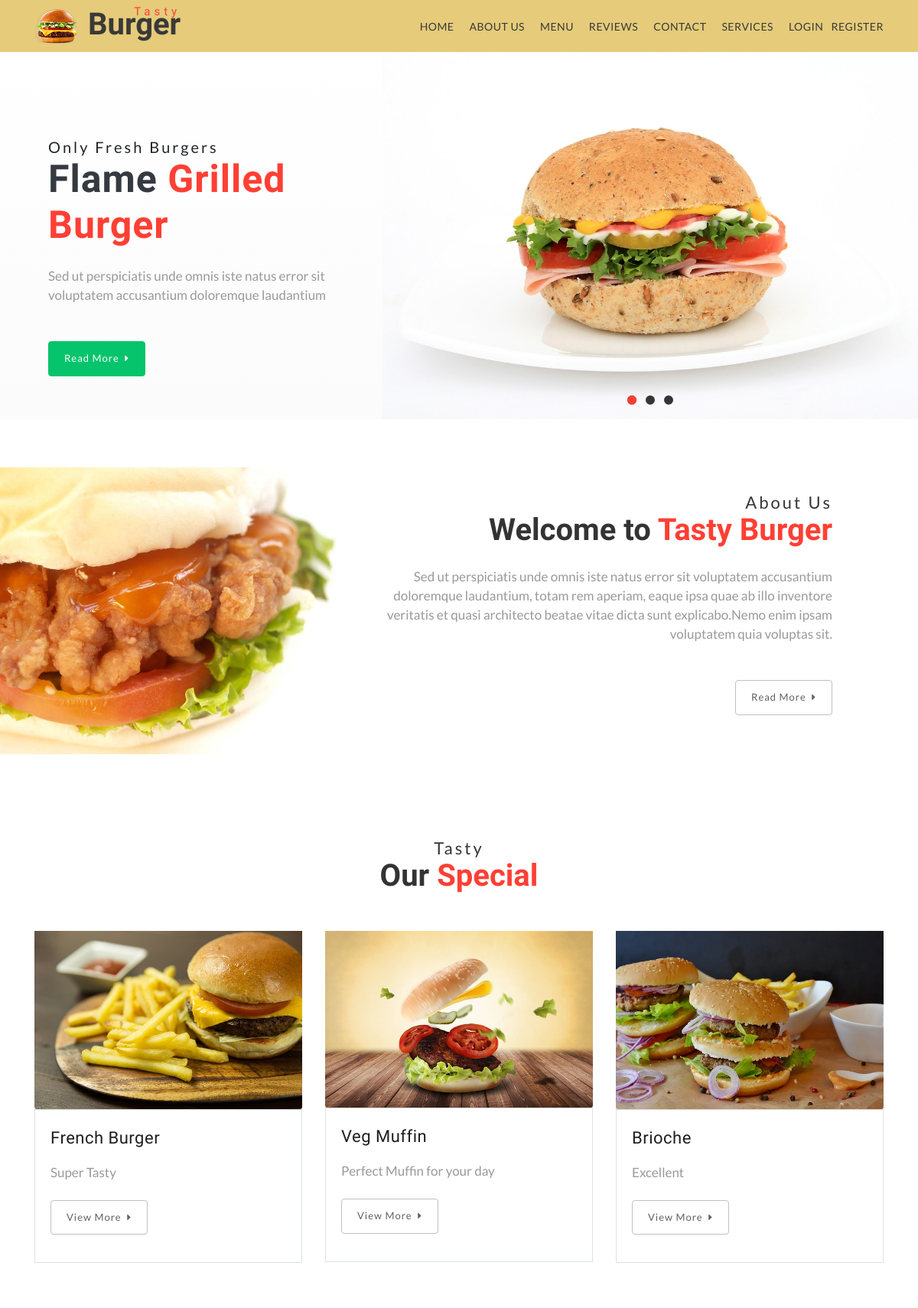
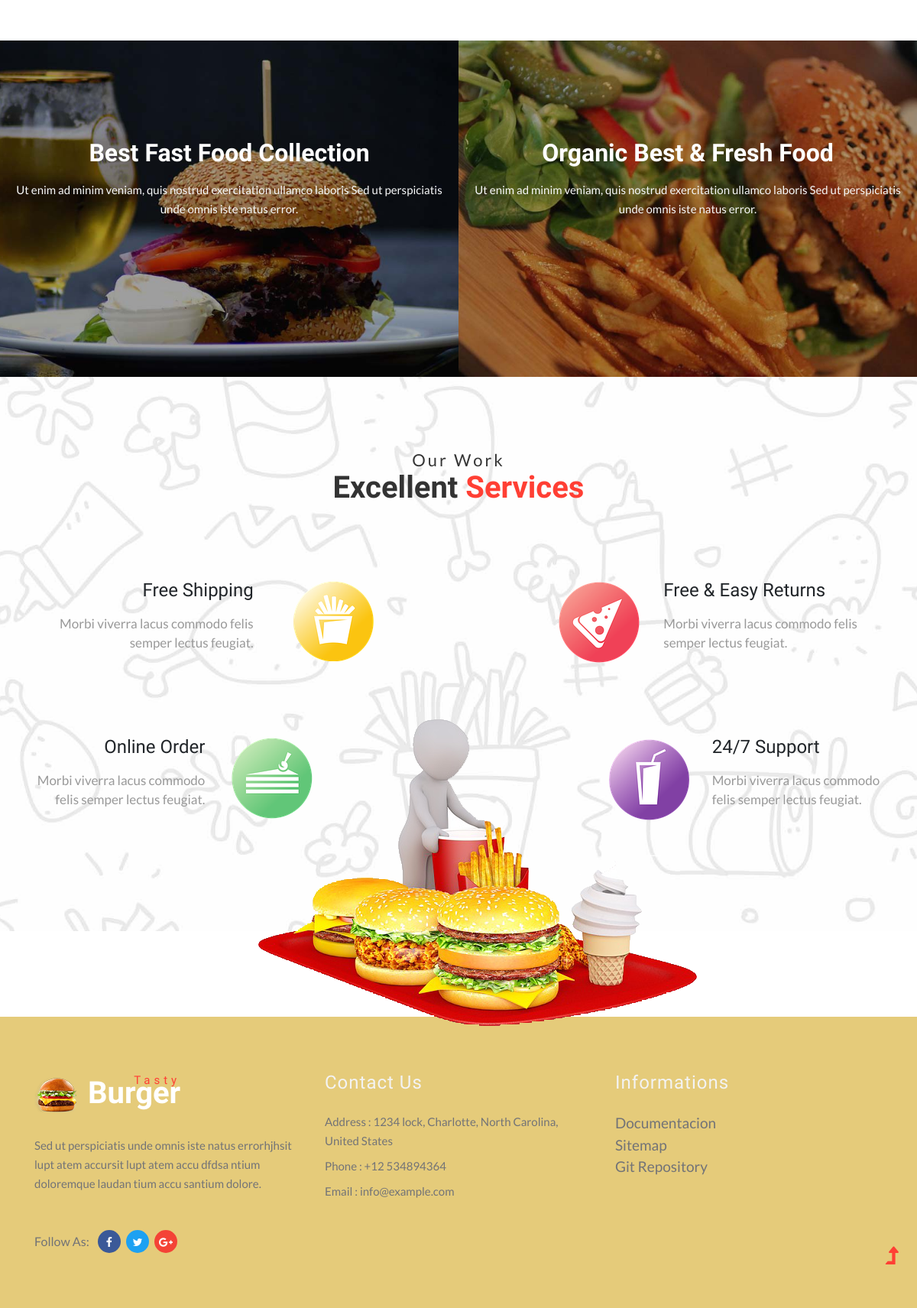
The page / on the database its author committed (2 pictures, top to bottom).
### tables this page shows
CREATE TABLE `nav` (
  `id` int(50) NOT NULL,
  `naziv` varchar(250) NOT NULL,
  `href` varchar(250) NOT NULL
);

CREATE TABLE `menu` (
  `id` int(11) NOT NULL,
  `naziv` varchar(250) NOT NULL,
  `istaknut` varchar(50) NOT NULL,
  `opis` varchar(250) NOT NULL,
  `slika` varchar(250) NOT NULL,
  `alt` varchar(50) NOT NULL
);

CREATE TABLE `informacija` (
  `id` int(11) NOT NULL,
  `naziv` varchar(250) NOT NULL,
  `putanja` varchar(250) NOT NULL
);

### app/Controllers/Controller.php (called while the page is built, shortened)
<?php
	class Controller {
		protected function view($fileName, $data = []) {
			extract($data);
			include "app/views/fixed/head.php";
			include "app/views/fixed/navbar.php";
			include "app/views/pages/$fileName.php";
			include "app/views/fixed/footer.php";
		}
	}

### app/Controllers/PageController.php (called while the page is built, shortened)
<?php
	class PageController extends Controller {
		private $db;
		public function __construct($db) {
			$this->db = $db;
		}
		public function home() {
			$this->view('home');
		}
		public function getInformation() {
			$informacija = new Informacija($this->db);
			return $informacija->getAllFromInformation();
		}
	}

### app/config/autoload.php (called while the page is built, shortened)
<?php
	spl_autoload_register(function ($classname) {
		$classname = lcfirst($classname);
		$classname = str_replace("\\", DIRECTORY_SEPARATOR, $classname);
		$classname .= ".php";
	});
?>

### app/Controllers/NavController.php (called while the page is built, shortened)
<?php
	class NavController extends Controller {
		private $db;
		public function __construct($db) {
			$this->db = $db;
		}
		function nav() {
			$nav = new Nav($this->db);
			return $nav->getAllFromNav();
		}
	}

### app/Models/Nav.php (called while the page is built, shortened)
<?php
	class Nav {
		private $db;
		public function __construct(DB $db) {
			$this->db = $db;
		}
		public function getAllFromNav() {
			$query = "SELECT * FROM nav";
			return $this->db->executeQueryAll($query);
		}
	}

### app/Models/DB.php (called while the page is built, shortened)
<?php
	class DB {
		private $server;
		private $database;
		private $username;
		private $password;
		public $conn;
		public function __construct($server, $database, $username, $password) {
			$this->server = $server;
			$this->database = $database;
			$this->username = $username;
			$this->password = $password;
		}
		private function connect() {
			$this->conn = new \PDO("mysql:host={$this->server};dbname={$this->database};charset=utf8", $this->username, $this->password);
			$this->conn->setAttribute(\PDO::ATTR_DEFAULT_FETCH_MODE, \PDO::FETCH_OBJ);
			$this->conn->setAttribute(\PDO::ATTR_ERRMODE, \PDO::ERRMODE_EXCEPTION);
		}
		public function executeQueryAll($query) {
			return $this->conn->query($query)->fetchAll();
		}
	}

### app/views/pages/home.php (called while the page is built)
<?php
	include "app/views/pomocni/home/bannerHome.php";
	include "app/views/pomocni/home/aboutHome.php";
	include "app/views/pomocni/home/specialsHome.php";
	include "app/views/pomocni/home/twoGridsHome.php";
	include "app/views/pomocni/home/servicesHome.php";

### app/Controllers/SpecialsController.php (called while the page is built, shortened)
<?php
	class SpecialsController extends Controller {
		private $db;
		public function __construct($db) {
			$this->db = $db;
		}
		function specials() {
			$specials = new Specials($this->db);
			return $specials->getAllSpecials();
		}
	}

### app/Models/Specials.php (called while the page is built, shortened)
<?php
	class Specials {
		private $db;
		public function __construct(DB $db) {
			$this->db = $db;
		}
		public function getAllSpecials() {
			$query = "SELECT * FROM menu WHERE istaknut = 1";
			return $this->db->executeQueryAll($query);
		}
	}

### app/Models/Informacija.php (called while the page is built, shortened)
<?php
	class Informacija {
		private $db;
		public function __construct(DB $db) {
			$this->db = $db;
		}
		public function getAllFromInformation() {
			$query = "SELECT * FROM informacija";
			return $this->db->executeQueryAll($query);
		}
	}

### app/views/pomocni/home/specialsHome.php (the view)
<section class="blog_w3ls py-5">
    <div class="container pb-xl-5 pb-lg-3">
        <div class="title-section text-center mb-md-5 mb-4">
            <p class="w3ls-title-sub">Tasty</p>
            <h3 class="w3ls-title">Our <span>Special</span></h3>
        </div>
        <div class="row">
			<?php
				global $specialsController;
				$rezultatSpecials = $specialsController->specials();
				foreach ($rezultatSpecials as $rs) {
					echo "<div class=\"col-lg-4 col-md-6\">
					<div class=\"card border-0 med-blog\">
						<div class=\"card-header p-0\">
							<a href=\"index.php?page=menu\">
								<img class=\"card-img-bottom\" src=\"$rs->slika\" alt=\"$rs->alt\">
							</a>
						</div>
						<div class=\"card-body border border-top-0\">
							<h5 class=\"blog-title card-title m-0\"><a href=\"index.php?page=menu\">$rs->naziv</a></h5>
							<p class=\"mt-3\">$rs->opis</p>
							<a href=\"index.php?page=menu\" class=\"btn button-w3ls mt-4 mb-3\">View More
								<span class=\"fa fa-caret-right ml-1\" aria-hidden=\"true\"></span>
							</a>
						</div>
					</div>
				</div>";
				}
			?>
        </div>
    </div>
</section>

### app/views/fixed/navbar.php
<body>
<section id="home">
    <div class="main-top py-1" style="background: 	#e5cb7a;">
        <div class="container">
            <div class="nav-content">
                <h1>
                    <a id="logo" class="logo" href="index.php">
                        <img src="app/assets/images/logo.png" alt="" class="img-fluid"><span>Tasty</span> Burger
                    </a>
                </h1>
                <div class="nav_web-dealingsls">
                    <nav>
                        <ul class="menu">
							<?php
								global $navController;
								$rezultatNav = $navController->nav();
								foreach ($rezultatNav as $r) {
									echo "<li><a href='index.php?page=$r->href'>$r->naziv</a></li>";
								}
								if (isset($_GET['page'])) {
									$strana = $_GET['page'];
									if ($strana == 'home') {
										echo "<li><a href='#services'>Services</a></li>";
									}
								} else {
									echo "<li><a href='#services'>Services</a></li>";
								}
								if (isset($_SESSION['korisnik'])) {
									echo "<li><a href='index.php?page=logout'>Log out</a></li>";
									if ($_SESSION['korisnik']->id_uloga == 2) {
										echo "<li><a href='index.php?page=admin'>Admin Panel</a></li>";
									}
								} else {
									echo "<li><a href='index.php?page=logovanje'>Login</a></li>";
									echo "<li><a href='index.php?page=registration'>Register</a></li>";
								}
							?>
                        </ul>
                    </nav>
                </div>
            </div>
        </div>
    </div>
</section>

### app/views/fixed/footer.php
<footer class="py-5">
    <div class="container py-xl-4">
        <div class="row footer-top">
            <div class="col-lg-4 footer-grid_section_1its footer-text">
                <h2>
                    <a class="logo text-wh" href="index.html">
                        <img src="app/assets/images/logo.png" alt="" class="img-fluid"><span>Tasty</span> Burger
                    </a>
                </h2>
                <p class="mt-lg-4 mt-3 mb-lg-5 mb-4">Sed ut perspiciatis unde omnis iste natus errorhjhsit lupt
                    atem
                    accursit lupt atem accu
                    dfdsa
                    ntium doloremque laudan tium accu santium dolore.</p>
                <ul class="top-right-info">
                    <li>
                        <p>Follow As:</p>
                    </li>
                    <li class="facebook-w3">
                        <a href="#facebbok">
                            <span class="fa fa-facebook-f"></span>
                        </a>
                    </li>
                    <li class="twitter-w3">
                        <a href="#twitter">
                            <span class="fa fa-twitter"></span>
                        </a>
                    </li>
                    <li class="google-w3">
                        <a href="#google">
                            <span class="fa fa-google-plus"></span>
                        </a>
                    </li>
                </ul>
            </div>
            <div class="col-lg-4 footer-grid_section_1its my-lg-0 my-sm-4 my-4">
                <div class="footer-title">
                    <h3>Contact Us</h3>
                </div>
                <div class="footer-text mt-4">
                    <p>Address : 1234 lock, Charlotte, North Carolina, United States</p>
                    <p class="my-2">Phone : +12 534894364</p>
                    <p>Email : <a href="mailto:info@example.com">info@example.com</a></p>
                </div>
            </div>
            <div class="col-lg-4 footer-grid_section_1its">
                <div class="footer-title">
                    <h3>Informations</h3>
                </div>
                <div class="info-form-right mt-4 p-0">
                    <ul id="informacija">
						<?php
							global $pageController;
							$rezultatInfo = $pageController->getInformation();
							foreach ($rezultatInfo as $ri) {
								echo "<li><a class='informacijaClass' href='$ri->putanja' target='_blank'>$ri->naziv</a></li><br/>";
							}
						?>
                    </ul>
                </div>
            </div>
        </div>
    </div>
    <a href="#home" class="move-top text-center">
        <span class="fa fa-level-up" aria-hidden="true"></span>
    </a>
</footer>
</body>
</html>

### rows shown on the page
nav: naziv "HOME"
nav: naziv "ABOUT US"
nav: naziv "MENU"
nav: naziv "REVIEWS"
nav: naziv "CONTACT"
menu: slika+alt (picture), naziv "French Burger", opis "Super Tasty"
menu: slika+alt (picture), naziv "Veg Muffin", opis "Perfect Muffin for your day"
menu: slika (picture), naziv "Brioche", opis "Excellent"
informacija: naziv "Documentacion"
informacija: naziv "Sitemap"
informacija: naziv "Git Repository"
